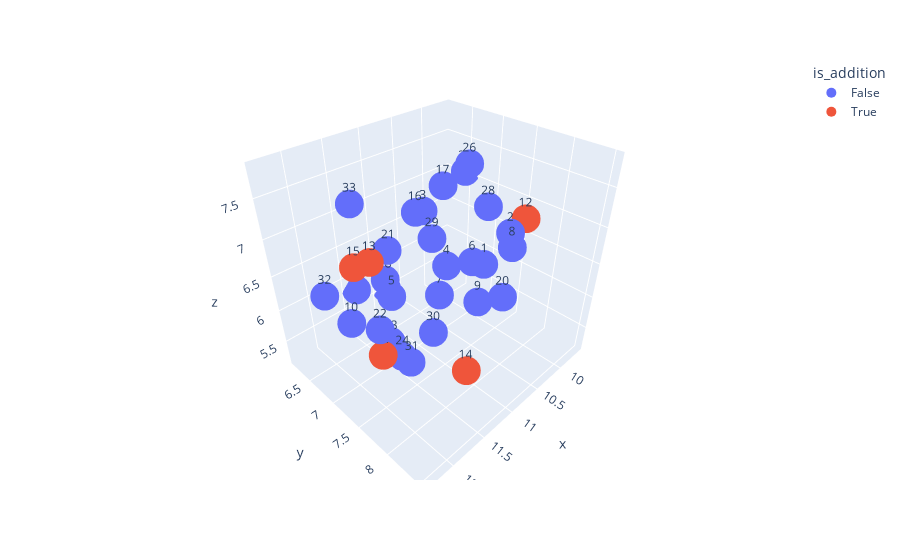

Write notebook code for a chart like this one.
### Code cell
import plotly.express as px

fig = px.scatter_3d(tf_idf_reduced, y="y", x="x", z="z", text="chapter", color="is_addition")
fig.update_traces(marker_size=10)
fig.show()

### Figure 1 — Plotly figure (JSON) as saved in the notebook; plotly's stock layout.template omitted (floating-point values rounded to 4 significant figures)
{"data": [{"hovertemplate": "is_addition=False<br>x=%{x}<br>y=%{y}<br>z=%{z}<br>chapter=%{text}<extra></extra>", "legendgroup": "False", "marker": {"color": "#636efa", "size": 10, "symbol": "circle"}, "mode": "markers+text", "name": "False", "scene": "scene", "showlegend": true, "text": ["1", "2", "3", "4", "5", "6", "7", "8", "9", "10", "16", "17", "18", "19", "20", "21", "22", "23", "24", "25", "26", "27", "28", "29", "30", "31", "32", "33"], "type": "scatter3d", "x": [11.61, 10.32, 10.82, 11.51, 11.68, 10.32, 11.04, 10.86, 10.59, 11.65, 11.69, 10.02, 11.03, 11.36, 11.14, 11.4, 12.32, 11.28, 11.54, 9.595, 9.879, 10.83, 9.67, 12.0, 12.02, 11.93, 11.86, 11.82], "y": [8.521, 7.839, 6.935, 7.984, 7.336, 7.295, 7.427, 8.267, 7.638, 6.421, 7.769, 6.469, 6.389, 6.179, 8.403, 6.953, 7.943, 6.739, 7.291, 6.477, 6.799, 6.145, 6.976, 8.301, 8.331, 7.891, 6.217, 6.928], "z": [7.489, 6.956, 7.083, 7.158, 6.522, 6.3, 6.24, 7.2, 5.995, 5.55, 7.726, 6.971, 5.913, 5.808, 6.807, 6.811, 6.833, 5.194, 5.487, 7.041, 7.338, 5.532, 6.72, 7.819, 6.861, 6.099, 6.003, 7.543]}, {"hovertemplate": "is_addition=True<br>x=%{x}<br>y=%{y}<br>z=%{z}<br>chapter=%{text}<extra></extra>", "legendgroup": "True", "marker": {"color": "#EF553B", "size": 10, "symbol": "circle"}, "mode": "markers+text", "name": "True", "scene": "scene", "showlegend": true, "text": ["11", "12", "13", "14", "15"], "type": "scatter3d", "x": [11.9, 9.853, 12.31, 11.74, 12.03], "y": [7.386, 7.712, 7.867, 8.495, 7.191], "z": [5.828, 6.904, 7.531, 6.289, 7.005]}], "layout": {"legend": {"title": {"text": "is_addition"}, "tracegroupgap": 0}, "margin": {"t": 60}, "scene": {"domain": {"x": [0, 1], "y": [0, 1]}, "xaxis": {"title": {"text": "x"}}, "yaxis": {"title": {"text": "y"}}, "zaxis": {"title": {"text": "z"}}}}}
